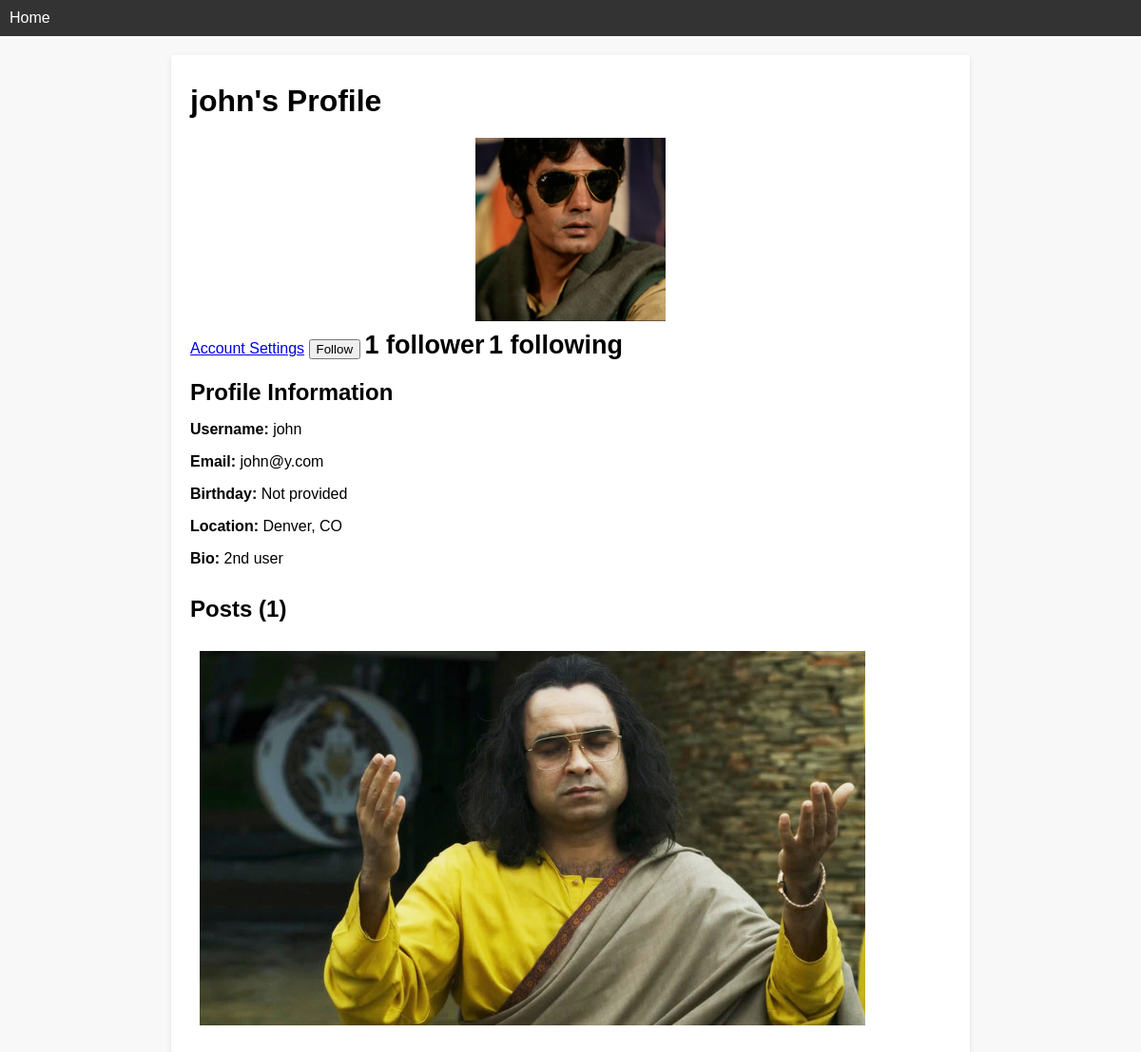
/profile/john (signed in), run on an earlier commit of the app's database.
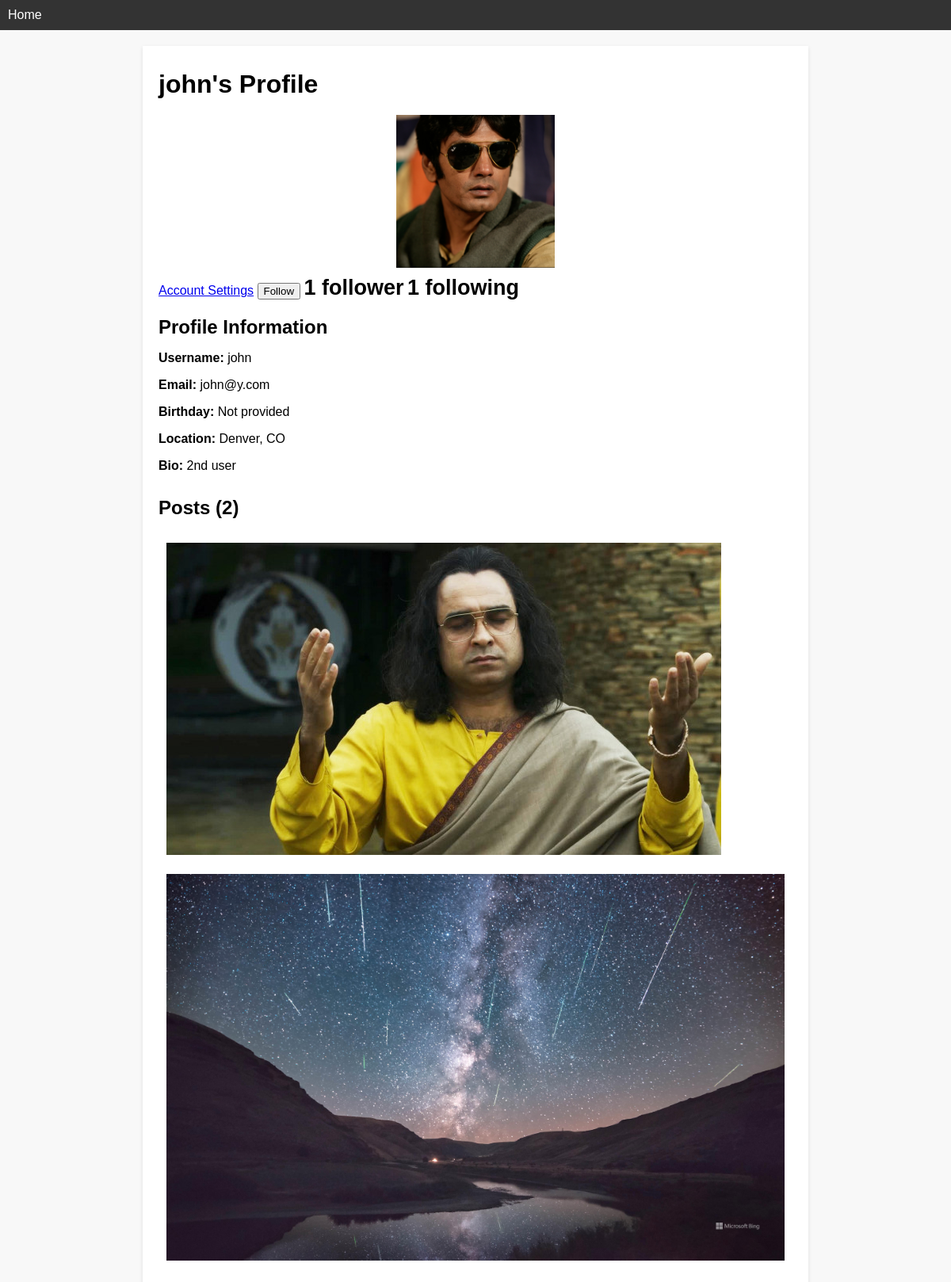
And on a later commit of the database.
### core/models.py (models this page shows, shortened)
class Profile(models.Model):
    user = models.ForeignKey(User, on_delete=models.CASCADE)
    profile_img = models.ImageField(upload_to='profile_images',default='blank.png')
    birthday = models.DateTimeField(blank=True, null=True)
    bio = models.TextField(blank = True, null = True)
    location = models.CharField(max_length=50, blank = True)

class Post(models.Model):
    id = models.UUIDField(primary_key=True, default = uuid.uuid4)
    user = models.ForeignKey(User, on_delete=models.CASCADE)
    image = models.ImageField(upload_to='post_images')
    caption = models.TextField()
    created_at = models.DateTimeField(default=datetime.now)
    no_of_likes = models.IntegerField(default=0)

### core/views.py (the view)
# urls.py: path('profile/<str:pk>', views.profile, name='profile'),
@login_required(login_url='signin')
def profile(request, pk):
    user_object = User.objects.get(username=pk)
    user_profile = Profile.objects.get(user=user_object)
    user_posts = Post.objects.filter(user=user_object)
    user_post_length = len(user_posts)
    follower = request.user.username
    user = pk
    user_followers = len(FollowersCount.objects.filter(user=pk))
    user_following = len(FollowersCount.objects.filter(follower=pk))
    if FollowersCount.objects.filter(follower=follower, user=user).first():
        button_text = "Unfollow"
    else:
        button_text = "Follow"
    context = {
        'user_object': user_object,
        'user_profile': user_profile,
        'user_posts': user_posts,
        'user_post_length': user_post_length,
        'button_text' : button_text,
        'user_followers': user_followers,
        'user_following': user_following,
    }
    return render(request, 'profile.html', context)

### templates/profile.html (shortened to what this page needs)
{% load static %}
<!DOCTYPE html>
<html lang = "en">
<head>
    <link rel="stylesheet" href="{% static 'css/profile.css' %}">
</head>
<body>
    <header>
        <nav>
            <ul>
                <li><a href="/">Home</a></li>
            </ul>
        </nav>
    </header>
    <div class="profile-container">
        <h1>{{ user_profile.user.username }}'s Profile</h1>
        <div class="profile-image">
            <img src="{{ user_profile.profile_img.url }}" alt="Profile Image">
            {% if request.user.is_authenticated %}
                {% if user_object.username == user.username %}
                    <a href="/settings" data-ripple="">Account Settings</a>
                    <button type="submit">{{button_text}}</button>
                    {% if user_followers == 0 or user_followers == 1 %}
                        <span style="color: black; font-size: 27px;"><b>{{user_followers}} follower</b></span>
                        {% else %}
                        <span style="color: black; font-size: 27px;"><b>{{user_followers}} followers</b></span>
                    {% endif %}
                    <span style="color: black; font-size: 27px;"><b>{{user_following}} following</b></span>
                {% endif %}
            {% endif %}
        </div>
        <div class="profile-info">
            <h2>Profile Information</h2>
            <p><strong>Username:</strong> {{ user_profile.user.username }}</p>
            <p><strong>Email:</strong> {{ user_profile.user.email }}</p>
            <p><strong>Birthday:</strong> {{ user_profile.birthday|default:"Not provided" }}</p>
            <p><strong>Location:</strong> {{ user_profile.location|default:"Not provided" }}</p>
            <p><strong>Bio:</strong> {{ user_profile.bio|default:"No bio available." }}</p>
        </div>
        <div class="user-posts">
            <h2>Posts ({{ user_post_length }})</h2>
            <ul class="photo-gallery">
                {% for post in user_posts %}
                    <li>
                        <a class="strip" href="{{ post.image.url }}" title="" data-strip-group="mygroup" data-strip-group-options="loop: false">
                            <img src="{{ post.image.url }}" alt="Post Image"></a>
                    </li>
                {% empty %}
                    <li>No posts yet.</li>
                {% endfor %}
            </ul>
        </div>
    </div>
</body>
</html>

### static/css/profile.css (style rules this page uses)
body { font-family: Arial, sans-serif; margin: 0; padding: 0; background-color: #f8f8f8; }
header { background-color: #333; color: #fff; padding: 10px; }
nav ul { list-style: none; margin: 0; padding: 0; }
nav ul li { display: inline; margin-right: 20px; }
nav ul li a { color: #fff; text-decoration: none; }
.profile-container { max-width: 800px; margin: 20px auto; background-color: #fff; box-shadow: 0 2px 5px rgba(0, 0, 0, 0.1); padding: 20px; }
.profile-container h1 { margin: 0; padding: 10px 0; }
.profile-image img { display: block; max-width: 200px; margin: 10px auto; }
.profile-info h2 { margin-bottom: 10px; }
.user-posts { margin-top: 30px; }
.photo-gallery { list-style: none; padding: 0; }
.photo-gallery li { display: inline-block; margin: 10px; }
.photo-gallery img { max-width: 300px; height: auto; }
.strip img { max-width: 100%; height: auto; }

What changed in the data, as far as the page shows it:
added Post: image (picture)
Also different on the page:
{{ user_post_length }}: "1" → "2"
